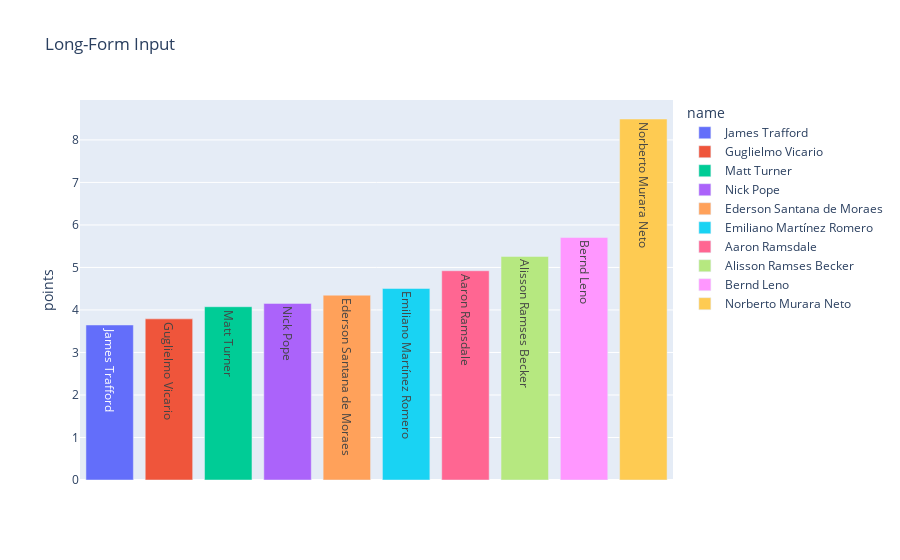

The code cell stored with this chart in its notebook:
### Code cell
fig = px.bar(predicted_gks.head(no_plotted_players).sort_values("points", ascending=True), x="name", y="points",color="name" ,text="name", title="Long-Form Input")
fig.update_xaxes(visible=False, showticklabels=False)
fig.show()
fig.write_image("plots/gks.png")

### Figure 1 — Plotly figure (JSON) as saved in the notebook; plotly's stock layout.template omitted (floating-point values rounded to 4 significant figures)
{"data": [{"alignmentgroup": "True", "hovertemplate": "name=%{text}<br>points=%{y}<extra></extra>", "legendgroup": "James Trafford", "marker": {"color": "#636efa", "pattern": {"shape": ""}}, "name": "James Trafford", "offsetgroup": "James Trafford", "orientation": "v", "showlegend": true, "text": ["James Trafford"], "textposition": "auto", "type": "bar", "x": ["James Trafford"], "xaxis": "x", "y": [3.646], "yaxis": "y"}, {"alignmentgroup": "True", "hovertemplate": "name=%{text}<br>points=%{y}<extra></extra>", "legendgroup": "Guglielmo Vicario", "marker": {"color": "#EF553B", "pattern": {"shape": ""}}, "name": "Guglielmo Vicario", "offsetgroup": "Guglielmo Vicario", "orientation": "v", "showlegend": true, "text": ["Guglielmo Vicario"], "textposition": "auto", "type": "bar", "x": ["Guglielmo Vicario"], "xaxis": "x", "y": [3.79], "yaxis": "y"}, {"alignmentgroup": "True", "hovertemplate": "name=%{text}<br>points=%{y}<extra></extra>", "legendgroup": "Matt Turner", "marker": {"color": "#00cc96", "pattern": {"shape": ""}}, "name": "Matt Turner", "offsetgroup": "Matt Turner", "orientation": "v", "showlegend": true, "text": ["Matt Turner"], "textposition": "auto", "type": "bar", "x": ["Matt Turner"], "xaxis": "x", "y": [4.076], "yaxis": "y"}, {"alignmentgroup": "True", "hovertemplate": "name=%{text}<br>points=%{y}<extra></extra>", "legendgroup": "Nick Pope", "marker": {"color": "#ab63fa", "pattern": {"shape": ""}}, "name": "Nick Pope", "offsetgroup": "Nick Pope", "orientation": "v", "showlegend": true, "text": ["Nick Pope"], "textposition": "auto", "type": "bar", "x": ["Nick Pope"], "xaxis": "x", "y": [4.154], "yaxis": "y"}, {"alignmentgroup": "True", "hovertemplate": "name=%{text}<br>points=%{y}<extra></extra>", "legendgroup": "Ederson Santana de Moraes", "marker": {"color": "#FFA15A", "pattern": {"shape": ""}}, "name": "Ederson Santana de Moraes", "offsetgroup": "Ederson Santana de Moraes", "orientation": "v", "showlegend": true, "text": ["Ederson Santana de Moraes"], "textposition": "auto", "type": "bar", "x": ["Ederson Santana de Moraes"], "xaxis": "x", "y": [4.348], "yaxis": "y"}, {"alignmentgroup": "True", "hovertemplate": "name=%{text}<br>points=%{y}<extra></extra>", "legendgroup": "Emiliano Martínez Romero", "marker": {"color": "#19d3f3", "pattern": {"shape": ""}}, "name": "Emiliano Martínez Romero", "offsetgroup": "Emiliano Martínez Romero", "orientation": "v", "showlegend": true, "text": ["Emiliano Martínez Romero"], "textposition": "auto", "type": "bar", "x": ["Emiliano Martínez Romero"], "xaxis": "x", "y": [4.506], "yaxis": "y"}, {"alignmentgroup": "True", "hovertemplate": "name=%{text}<br>points=%{y}<extra></extra>", "legendgroup": "Aaron Ramsdale", "marker": {"color": "#FF6692", "pattern": {"shape": ""}}, "name": "Aaron Ramsdale", "offsetgroup": "Aaron Ramsdale", "orientation": "v", "showlegend": true, "text": ["Aaron Ramsdale"], "textposition": "auto", "type": "bar", "x": ["Aaron Ramsdale"], "xaxis": "x", "y": [4.922], "yaxis": "y"}, {"alignmentgroup": "True", "hovertemplate": "name=%{text}<br>points=%{y}<extra></extra>", "legendgroup": "Alisson Ramses Becker", "marker": {"color": "#B6E880", "pattern": {"shape": ""}}, "name": "Alisson Ramses Becker", "offsetgroup": "Alisson Ramses Becker", "orientation": "v", "showlegend": true, "text": ["Alisson Ramses Becker"], "textposition": "auto", "type": "bar", "x": ["Alisson Ramses Becker"], "xaxis": "x", "y": [5.259], "yaxis": "y"}, {"alignmentgroup": "True", "hovertemplate": "name=%{text}<br>points=%{y}<extra></extra>", "legendgroup": "Bernd Leno", "marker": {"color": "#FF97FF", "pattern": {"shape": ""}}, "name": "Bernd Leno", "offsetgroup": "Bernd Leno", "orientation": "v", "showlegend": true, "text": ["Bernd Leno"], "textposition": "auto", "type": "bar", "x": ["Bernd Leno"], "xaxis": "x", "y": [5.705], "yaxis": "y"}, {"alignmentgroup": "True", "hovertemplate": "name=%{text}<br>points=%{y}<extra></extra>", "legendgroup": "Norberto Murara Neto", "marker": {"color": "#FECB52", "pattern": {"shape": ""}}, "name": "Norberto Murara Neto", "offsetgroup": "Norberto Murara Neto", "orientation": "v", "showlegend": true, "text": ["Norberto Murara Neto"], "textposition": "auto", "type": "bar", "x": ["Norberto Murara Neto"], "xaxis": "x", "y": [8.492], "yaxis": "y"}], "layout": {"barmode": "relative", "legend": {"title": {"text": "name"}, "tracegroupgap": 0}, "title": {"text": "Long-Form Input"}, "xaxis": {"anchor": "y", "categoryarray": ["James Trafford", "Guglielmo Vicario", "Matt Turner", "Nick Pope", "Ederson Santana de Moraes", "Emiliano Martínez Romero", "Aaron Ramsdale", "Alisson Ramses Becker", "Bernd Leno", "Norberto Murara Neto"], "categoryorder": "array", "domain": [0, 1], "showticklabels": false, "title": {"text": "name"}, "visible": false}, "yaxis": {"anchor": "x", "domain": [0, 1], "title": {"text": "points"}}}}
